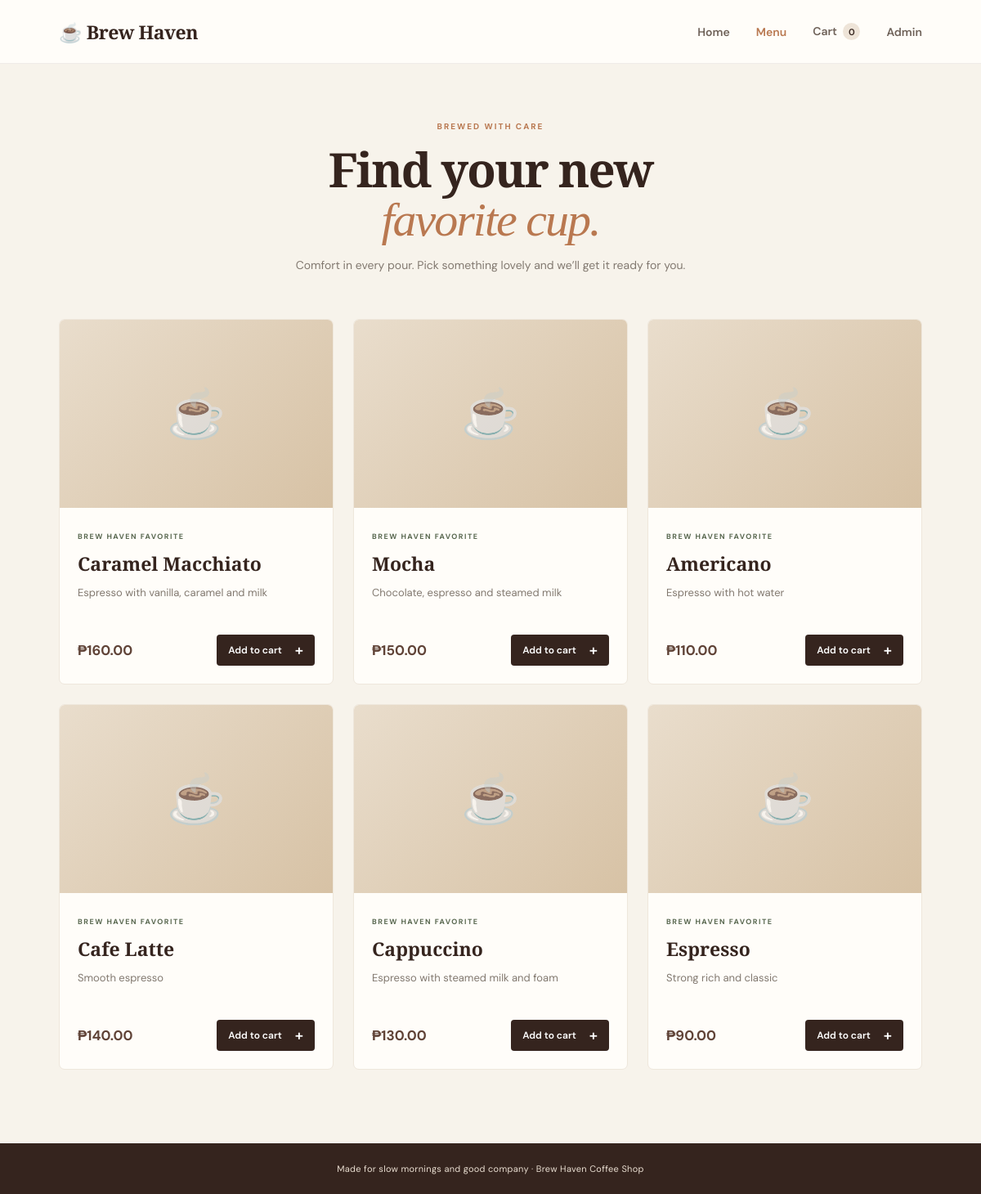
Page /menu.php on the committed database.
### tables this page shows
CREATE TABLE `products` (
  `id` int(11) NOT NULL,
  `name` varchar(100) NOT NULL,
  `description` text DEFAULT NULL,
  `price` decimal(10,2) NOT NULL,
  `image` varchar(255) DEFAULT NULL,
  `created_at` timestamp NOT NULL DEFAULT current_timestamp()
);

### menu.php (the view, shortened to what this page needs)
<?php
require_once __DIR__ . '/database.php';
$products = $pdo->query('SELECT * FROM products ORDER BY id DESC')->fetchAll();
$cartCount = array_sum($_SESSION['cart'] ?? []);
?>
<!DOCTYPE html>
<html lang="en">
<head><meta charset="UTF-8"><meta name="viewport" content="width=device-width, initial-scale=1.0"><title>Our Menu | Brew Haven</title><link rel="stylesheet" href="style.css"></head>
<body>
<nav class="navbar"><a class="logo" href="index.php">☕ Brew Haven</a><div class="nav-links"><a href="index.php">Home</a><a class="active" href="menu.php">Menu</a><a href="cart.php">Cart <span class="nav-count"><?= $cartCount ?></span></a><a href="admin_index.php">Admin</a></div></nav>
<main class="container menu-page">
    <header class="menu-intro"><span class="eyebrow">BREWED WITH CARE</span><h1>Find your new<br><em>favorite cup.</em></h1><p>Comfort in every pour. Pick something lovely and we’ll get it ready for you.</p></header>
    <?php if (!$products): ?><section class="empty-state menu-empty"><span>☕</span><h2>Fresh brews are on the way</h2><p>There are no products on the menu yet.</p></section><?php else: ?>
    <div class="products">
        <?php foreach ($products as $product): ?><article class="product-card">
            <?php if (!empty($product['image']) && is_file(__DIR__ . '/' . $product['image'])): ?><img class="product-image" src="<?= htmlspecialchars($product['image']) ?>" alt="<?= htmlspecialchars($product['name']) ?>"><?php else: ?><div class="image-placeholder"><span>☕</span></div><?php endif; ?>
            <div class="product-copy"><span class="product-tag">BREW HAVEN FAVORITE</span><h2><?= htmlspecialchars($product['name']) ?></h2><p><?= htmlspecialchars($product['description']) ?></p><div class="product-buy"><strong>₱<?= number_format((float) $product['price'], 2) ?></strong><form action="add_to_cart.php" method="POST"><input type="hidden" name="product_id" value="<?= (int) $product['id'] ?>"><button type="submit" class="btn">Add to cart <span>+</span></button></form></div></div>
        </article><?php endforeach; ?>
    </div><?php endif; ?>
</main>
<footer><p>Made for slow mornings and good company · Brew Haven Coffee Shop</p></footer>
</body>
</html>

### style.css (style rules this page uses)
:root { --coffee:#35241e;--coffee-2:#604337;--cream:#f7f3eb;--paper:#fffdf9;--clay:#b97850;--gold:#dfb879;--muted:#827970;--line:#e9e1d6;--green:#596850 }
* { box-sizing:border-box }
html { scroll-behavior:smooth }
body { margin:0;background:var(--cream);color:var(--coffee);font-family:'DM Sans',Arial,sans-serif }
a { color:inherit }
.navbar { min-height:78px;padding:0 max(6vw,24px);background:var(--paper);display:flex;justify-content:space-between;align-items:center;border-bottom:1px solid rgba(53,36,30,.08);position:relative;z-index:2 }
.logo { text-decoration:none;font-family:'Playfair Display',Georgia,serif;font-size:23px;font-weight:700;letter-spacing:-.5px }
.nav-links { display:flex;align-items:center;gap:32px }
.nav-links a { text-decoration:none;color:#6f6259;font-size:14px;font-weight:600;transition:color .2s }
.nav-links a:hover,.nav-links a.active { color:var(--clay) }
.nav-count { display:inline-grid;place-items:center;background:#eee4d8;color:var(--coffee);border-radius:50px;min-width:21px;height:21px;margin-left:4px;font-size:11px }
.eyebrow { font-size:10px;letter-spacing:2px;font-weight:700;color:var(--clay) }
.hero h1,.menu-intro h1 { font-family:'Playfair Display',Georgia,serif;font-size:clamp(54px,6vw,82px);line-height:1.02;letter-spacing:-2px;margin:22px 0 }
.hero h1 em,.menu-intro h1 em,.home-intro h2 em { color:var(--clay);font-weight:500 }
.btn { border:0;border-radius:4px;background:var(--coffee);color:white;padding:14px 20px;display:inline-flex;align-items:center;justify-content:center;gap:16px;text-decoration:none;font:600 13px 'DM Sans',sans-serif;cursor:pointer;transition:background .2s,transform .2s }
.btn span { font-size:18px;line-height:10px }
footer { padding:24px;text-align:center;background:var(--coffee);color:#e9ded1;font-size:11px;letter-spacing:.3px }
footer p { margin:0 }
.container { width:min(1120px,88%);margin:0 auto }
.menu-page { padding-top:64px;padding-bottom:90px }
.menu-intro { text-align:center;margin:0 auto 52px;max-width:580px }
.menu-intro h1 { font-size:58px;margin:14px 0 }
.menu-intro p,.section-heading p { color:var(--muted);font-size:14px;line-height:1.8 }
.products { display:grid;grid-template-columns:repeat(auto-fit,minmax(270px,1fr));gap:24px }
.product-card { background:var(--paper);border:1px solid #eee7dc;border-radius:7px;overflow:hidden;transition:transform .25s,box-shadow .25s }
.product-image,.image-placeholder { width:100%;height:230px;object-fit:cover;display:grid;place-items:center }
.image-placeholder { background:linear-gradient(135deg,#e9ddcc,#d7c2a5);color:#956b48 }
.image-placeholder span { font-size:58px;opacity:.75 }
.product-copy { padding:22px }
.product-tag { font-size:9px;color:var(--green);letter-spacing:1.5px;font-weight:700 }
.product-card h2 { font:600 23px 'Playfair Display',Georgia,serif;margin:9px 0 }
.product-card p { font-size:13px;line-height:1.65;color:var(--muted);min-height:42px;margin:0 }
.product-buy { display:flex;justify-content:space-between;align-items:center;margin-top:20px }
.product-buy>strong,.price { font-size:17px;color:var(--coffee-2) }
.product-buy .btn { padding:11px 14px;font-size:12px }

### rows in the picture
products: name "Caramel Macchiato", description "Espresso with vanilla, caramel and milk", price "160.00"
products: name "Mocha", description "Chocolate, espresso and steamed milk", price "150.00"
products: name "Americano", description "Espresso with hot water", price "110.00"
products: name "Cafe Latte", description "Smooth espresso", price "140.00"
products: name "Cappuccino", description "Espresso with steamed milk and foam", price "130.00"
products: name "Espresso", description "Strong rich and classic", price "90.00"

### other values in the picture
$cartCount "0"
